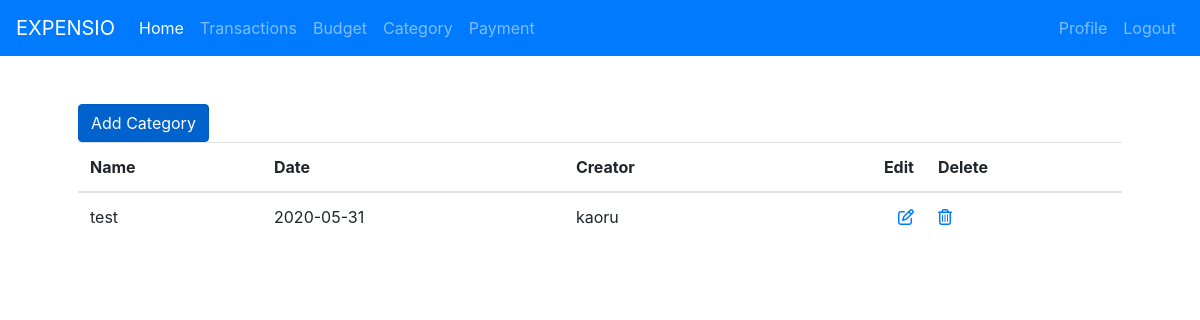
The app's page /category/ (signed in), older data.
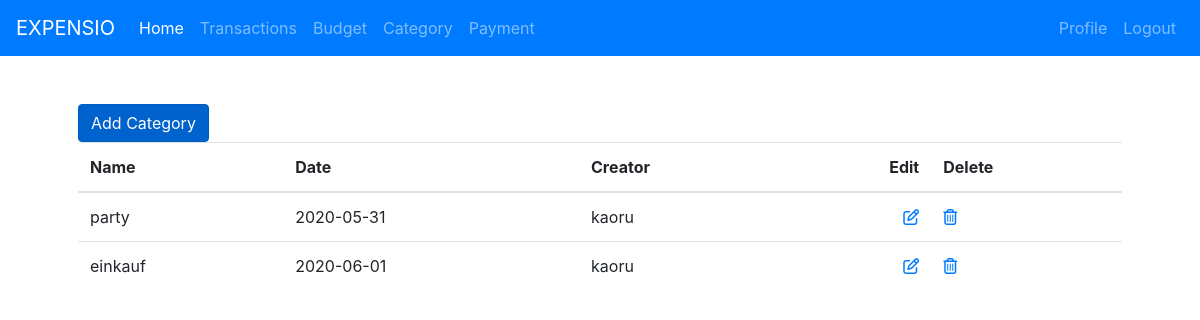
The same page, newer data.
### category/models.py (models this page shows, shortened)
class Category(models.Model):
    name = models.CharField(max_length=100)
    created_date = models.DateTimeField(auto_now_add=True)
    user = models.ForeignKey("auth.User", on_delete=models.CASCADE)

### category/views.py (the view)
# urls.py: path("", CategoryListView.as_view(), name="categories"),
class CategoryListView(ListView):
    model = Category
    template_name = "category.html"
    def get_queryset(self):
        return Category.objects.filter(user=self.request.user)

### templates/category.html (shortened to what this page needs)
{% extends "base.html" %}
{% block content %}
    <a href="/category/add" class="btn btn-primary active" role="button" aria-pressed="true">Add Category</a>
    <br>
    <table class="table">
        <thead>
            <tr>
                <th scope="col">Name</th>
                <th scope="col">Date</th>
                <th scope="col">Creator</th>
                <th scope="col" class="text-right">Edit</th>
                <th scope="col">Delete</th>
            </tr>
        </thead>
        <tbody>
            {% for category in object_list %}
                <tr>
                    <td>{{ category.name }}</td>
                    <td>{{ category.created_date | date:"Y-m-d" }}</td>
                    <td>{{ category.user }}</td>
                    <td class="text-right">
                        <a href="{{ category.id  }}/edit"><i class="far fa-edit"></i></a>
                    </td>
                    <td>
                        <a href="{{ category.id  }}/delete"> <i class="far fa-trash-alt"></i></a>
                    </td>
                </tr>
            {% endfor %}
        </tbody>
    </table>
{% endblock content %}

Row changes from the older to the newer data that the page shows:
changed Category: name "test" → "party"
added Category: name "einkauf", created_date "2020-06-01", user "kaoru"
